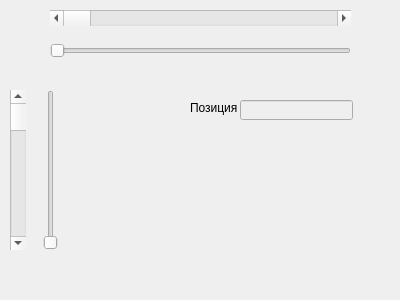
<?xml version="1.0" encoding="UTF-8"?>
<ui version="4.0">
 <class>Form</class>
 <widget class="QWidget" name="Form">
  <property name="geometry">
   <rect>
    <x>0</x>
    <y>0</y>
    <width>400</width>
    <height>300</height>
   </rect>
  </property>
  <property name="windowTitle">
   <string>Form</string>
  </property>
  <widget class="QScrollBar" name="horizontalScrollBar">
   <property name="geometry">
    <rect>
     <x>50</x>
     <y>10</y>
     <width>301</width>
     <height>16</height>
    </rect>
   </property>
   <property name="orientation">
    <enum>Qt::Horizontal</enum>
   </property>
  </widget>
  <widget class="QSlider" name="horizontalSlider">
   <property name="geometry">
    <rect>
     <x>50</x>
     <y>40</y>
     <width>301</width>
     <height>22</height>
    </rect>
   </property>
   <property name="orientation">
    <enum>Qt::Horizontal</enum>
   </property>
  </widget>
  <widget class="QScrollBar" name="verticalScrollBar">
   <property name="geometry">
    <rect>
     <x>10</x>
     <y>90</y>
     <width>16</width>
     <height>160</height>
    </rect>
   </property>
   <property name="orientation">
    <enum>Qt::Vertical</enum>
   </property>
  </widget>
  <widget class="QSlider" name="verticalSlider">
   <property name="geometry">
    <rect>
     <x>40</x>
     <y>90</y>
     <width>22</width>
     <height>160</height>
    </rect>
   </property>
   <property name="orientation">
    <enum>Qt::Vertical</enum>
   </property>
  </widget>
  <widget class="QLabel" name="label">
   <property name="geometry">
    <rect>
     <x>190</x>
     <y>100</y>
     <width>71</width>
     <height>16</height>
    </rect>
   </property>
   <property name="text">
    <string>Позиция</string>
   </property>
  </widget>
  <widget class="QLineEdit" name="lineEdit">
   <property name="enabled">
    <bool>false</bool>
   </property>
   <property name="geometry">
    <rect>
     <x>240</x>
     <y>100</y>
     <width>113</width>
     <height>20</height>
    </rect>
   </property>
  </widget>
 </widget>
 <resources/>
 <connections/>
</ui>
